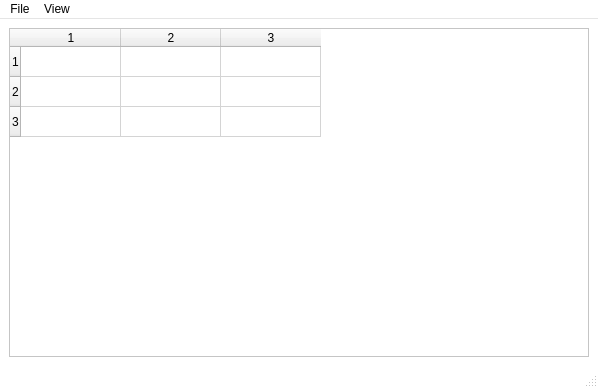
<ui version="4.0" >
<class>PHeat</class>
 <widget class="QMainWindow" name="PairwiseRecombination" >
  <property name="geometry" >
   <rect>
    <x>0</x>
    <y>0</y>
    <width>598</width>
    <height>388</height>
   </rect>
  </property>
  <property name="palette" >
   <palette>
    <active>
     <colorrole role="Base" >
      <brush brushstyle="SolidPattern" >
       <color alpha="255" >
        <red>255</red>
        <green>255</green>
        <blue>255</blue>
       </color>
      </brush>
     </colorrole>
     <colorrole role="Window" >
      <brush brushstyle="SolidPattern" >
       <color alpha="255" >
        <red>255</red>
        <green>255</green>
        <blue>255</blue>
       </color>
      </brush>
     </colorrole>
    </active>
    <inactive>
     <colorrole role="Base" >
      <brush brushstyle="SolidPattern" >
       <color alpha="255" >
        <red>255</red>
        <green>255</green>
        <blue>255</blue>
       </color>
      </brush>
     </colorrole>
     <colorrole role="Window" >
      <brush brushstyle="SolidPattern" >
       <color alpha="255" >
        <red>255</red>
        <green>255</green>
        <blue>255</blue>
       </color>
      </brush>
     </colorrole>
    </inactive>
    <disabled>
     <colorrole role="Base" >
      <brush brushstyle="SolidPattern" >
       <color alpha="255" >
        <red>255</red>
        <green>255</green>
        <blue>255</blue>
       </color>
      </brush>
     </colorrole>
     <colorrole role="Window" >
      <brush brushstyle="SolidPattern" >
       <color alpha="255" >
        <red>255</red>
        <green>255</green>
        <blue>255</blue>
       </color>
      </brush>
     </colorrole>
    </disabled>
   </palette>
  </property>
  <property name="windowTitle" >
	  <string>Pairwise Recombination Map: denominator is expected recombination</string>
  </property>
  <widget class="QWidget" name="centralwidget" >
   <layout class="QGridLayout" >
    <item row="0" column="0" >
     <widget class="QTableWidget" name="table" >
      <property name="rowCount" >
       <number>3</number>
      </property>
      <property name="columnCount" >
       <number>3</number>
      </property>
      <row/>
      <row/>
      <row/>
      <column/>
      <column/>
      <column/>
     </widget>
    </item>
   </layout>
  </widget>
  <widget class="QMenuBar" name="menubar" >
   <property name="geometry" >
    <rect>
     <x>0</x>
     <y>0</y>
     <width>598</width>
     <height>24</height>
    </rect>
   </property>
   <widget class="QMenu" name="menuFile" >
    <property name="title" >
     <string>File</string>
    </property>
    <addaction name="actionSave_as" />
    <addaction name="actionQuit" />
   </widget>
   <widget class="QMenu" name="menuMode" >
    <property name="title" >
     <string>View</string>
    </property>
    <widget class="QMenu" name="menuPrior_correction" >
     <property name="title" >
      <string>Display Type</string>
     </property>
     <addaction name="action0" />
     <addaction name="action1" />
     <addaction name="action2" />
    </widget>
    <addaction name="actionTable" />
    <addaction name="actionGraph" />
    <addaction name="separator" />
    <addaction name="menuPrior_correction" />
   </widget>
   <addaction name="menuFile" />
   <addaction name="menuMode" />
  </widget>
  <widget class="QStatusBar" name="statusbar" />
  <action name="actionSave_as" >
   <property name="text" >
    <string>Save as...</string>
   </property>
  </action>
  <action name="actionQuit" >
   <property name="text" >
    <string>Quit</string>
   </property>
  </action>
  <action name="actionTable" >
   <property name="checkable" >
    <bool>true</bool>
   </property>
   <property name="checked" >
    <bool>true</bool>
   </property>
   <property name="text" >
    <string>Table</string>
   </property>
  </action>
  <action name="actionGraph" >
   <property name="checkable" >
    <bool>true</bool>
   </property>
   <property name="text" >
    <string>Graph</string>
   </property>
  </action>
  <action name="actionRepresent_lengths" >
   <property name="checkable" >
    <bool>true</bool>
   </property>
   <property name="text" >
    <string>Represent lengths</string>
   </property>
  </action>
  <action name="actionStates" >
   <property name="checkable" >
    <bool>true</bool>
   </property>
   <property name="checked" >
    <bool>true</bool>
   </property>
   <property name="text" >
    <string>States</string>
   </property>
  </action>
  <action name="actionEvents" >
   <property name="checkable" >
    <bool>true</bool>
   </property>
   <property name="text" >
    <string>Events</string>
   </property>
  </action>
  <action name="action0" >
   <property name="checkable" >
    <bool>true</bool>
   </property>
   <property name="checked" >
    <bool>true</bool>
   </property>
   <property name="text" >
    <string>Ratio: recombination/denominator</string>
   </property>
  </action>
  <action name="action1" >
   <property name="checkable" >
    <bool>true</bool>
   </property>
   <property name="text" >
    <string>Recombination only</string>
   </property>
  </action>
  <action name="action2" >
   <property name="checkable" >
    <bool>true</bool>
   </property>
   <property name="text" >
    <string>Denominator only</string>
   </property>
  </action>
 </widget>
 <resources/>
 <connections/>
</ui>
